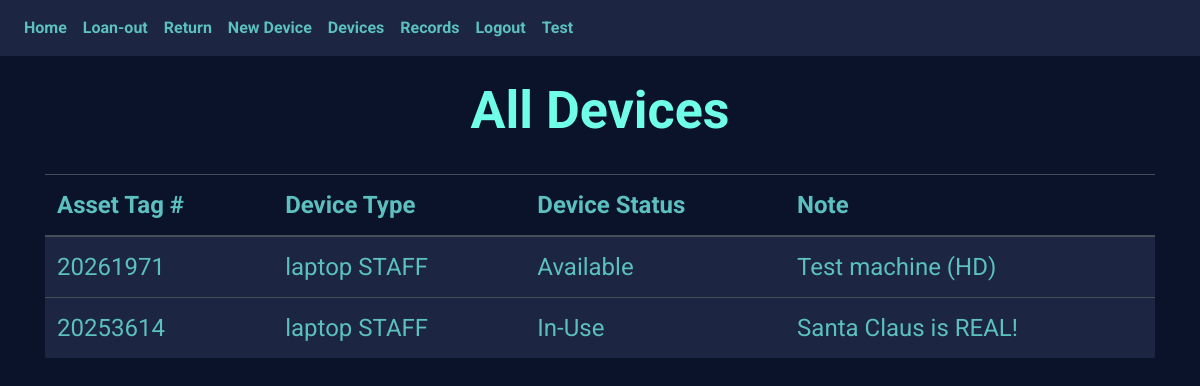
Before: /devices (signed in) with the older database file.
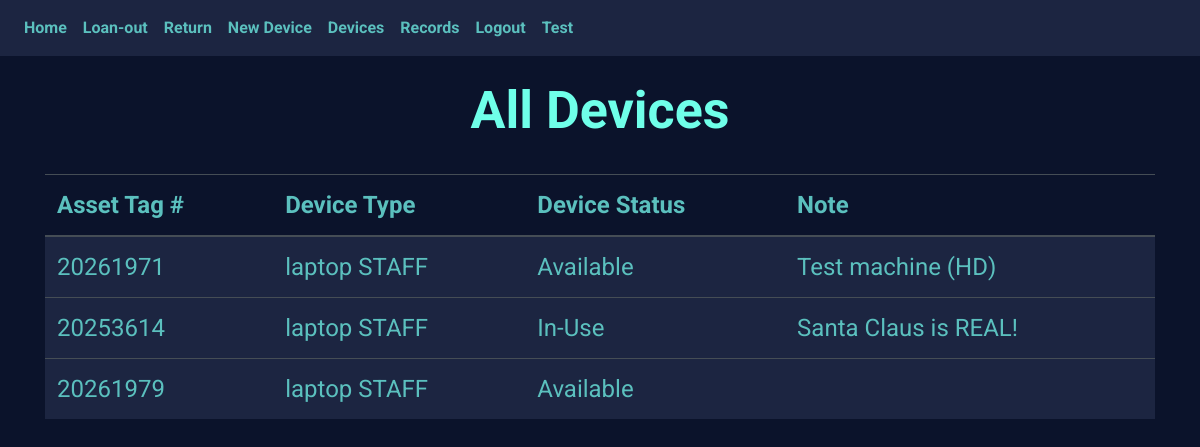
After: the same page with the newer database file.
### website/models.py (models this page shows)
class Device(db.Model):
    id = db.Column(db.Integer, autoincrement=True, primary_key=True)
    asset_tag = db.Column(db.Integer, unique=True)
    device_type = db.Column(db.String(150))
    device_status = db.Column(db.String(150))
    note = db.Column(db.String(10000))
    records = db.relationship("Record")

### website/views.py (the view)
@views.route('/devices')
@login_required
def devices():
    devices = Device.query.all()
    return render_template("devices.html", devices=devices, boolean=test_mode, user=current_user)

### website/__init__.py (called while the page is built)
def create_app():
    app = Flask(__name__) # Initialize Flask
    app.config['SECRET_KEY'] = 'T1S1SH20SEC6ET'
    app.config['SQLALCHEMY_DATABASE_URI'] = f'sqlite:///{DB_NAME}' # same folder level where the current file is in
    db.init_app(app)
    from .views import views
    from .auth import auth
    app.register_blueprint(views, url_prefix='/')
    app.register_blueprint(auth, url_prefix='/')
    from . import models
    with app.app_context():
        db.create_all()
    login_manager = LoginManager()
    login_manager.login_view = 'auth.login'
    login_manager.init_app(app)
    @login_manager.user_loader
    def load_user(id):
        return models.User.query.get(int(id))
    return app

### website/templates/devices.html (shortened to what this page needs)
{% extends "base.html" %}
{% block content %}
<br />
<h3 align="center">All Devices</h3>
<br />
<div class="div-scrollable">
    <table class="table table-dark table-hover">
        <thead>
            <tr>
                <th>Asset Tag #</th>
                <th>Device Type</th>
                <th>Device Status</th>
                <th>Note</th>
            </tr>
        </thead>
        <tbody>
            {% for device in devices %}
            <tr>
                <td>{{ device.asset_tag }}</td>
                <td>{{ device.device_type }}</td>
                <td>{{ device.device_status }}</td>
                <td>{{ device.note }}</td>
            </tr>
            {% endfor %}
        </tbody>
    </table>
</div>
<br />
{% endblock %}

### website/templates/base.html (shortened to what this page needs)
<!DOCTYPE html>
<html>
  <head>
    <link
      rel="stylesheet"
      href="https://stackpath.bootstrapcdn.com/bootstrap/4.4.1/css/bootstrap.min.css"
    />
    <link
      rel="stylesheet"
      href="https://stackpath.bootstrapcdn.com/font-awesome/4.7.0/css/font-awesome.min.css"
    />
    <link rel="stylesheet" type="text/css" href="{{ url_for('static',filename='styles.css') }}">
  </head>
  <body>
    <nav class="navbar navbar-expand-lg navbar-dark">
      <div class="collapse navbar-collapse" id="navbar">
        <div class="navbar-nav">
          {% if user.is_authenticated %}
          <a class="nav-item nav-link" id="home" href="/">Home</a>
          <a class="nav-item nav-link" id="loanOut" href="/loan-out">Loan-out</a>
          <a class="nav-item nav-link" id="turnIn" href="/turn-in">Return</a>
          <a class="nav-item nav-link" id="addDevice" href="/add-device">New Device</a>
          <a class="nav-item nav-link" id="devices" href="/devices">Devices</a>
          <a class="nav-item nav-link" id="records" href="/records">Records</a>
          <a class="nav-item nav-link" id="logout" href="/logout">Logout</a>
          {% else %}
          <a class="nav-item nav-link" id="login" href="/login">Login</a>
          {% endif %}
          {% if boolean == True %}
          <a class="nav-item nav-link" id="test" href="/test">Test</a>
          {% endif %}
        </div>
      </div>
    </nav>
    <div class="container">
    {% block content %}
    {% endblock %}
    </div>
  </body>
</html>

### website/static/styles.css (style rules this page uses)
body { background-color:#0B132B; color:#6FFFE9; font-family: 'Roboto', sans-serif; }
h3 { font-size: 6.5vmin; font-weight: bold; }
.navbar.navbar-expand-lg.navbar-dark { background-color:#1C2541; color: #6FFFE9; }
.navbar-nav .nav-item.nav-link { color: #5BC0BE; font-weight: bold; }
.div-scrollable { white-space: nowrap; overflow-x: auto; }
.table.table-dark.table-hover { background-color:#1C2541; color:#5BC0BE; font-size: 3vmin; }
.table.table-dark.table-hover thead tr { background-color:#0B132B; color:#5BC0BE; }

Changed rows visible on the page:
added Device: asset_tag "20261979", device_type "laptop STAFF", device_status "Available"
